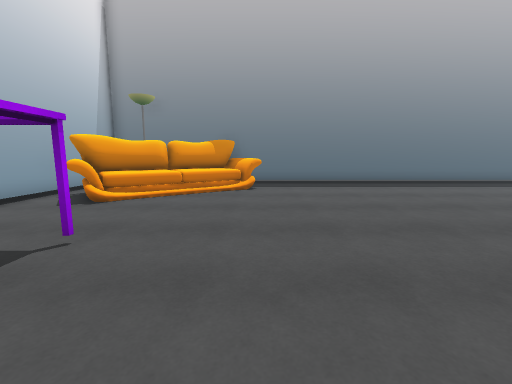
view 1 (above)

16 first-person views from a walk through a scene from a Unity 3-D project. The camera is 1.3 m above the floor, tilts 8° down and sees 90° across. The floor is counted in squares, 1 m on a side. Each view is taken from the middle of a square. On the plan, view 1 faces up. The plan holds only what a view shows up to about 13 squares ahead; the rest is blank. The place goes on beyond the plan. Some animated figures are not drawn.

view 2
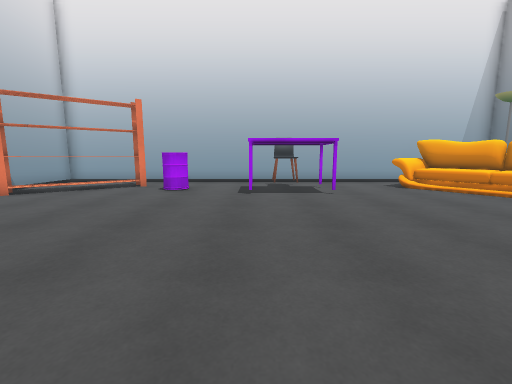

view 3
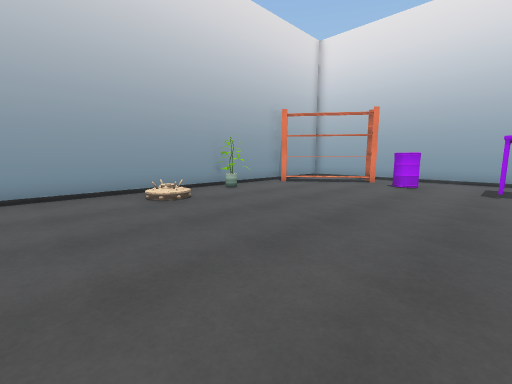

view 4
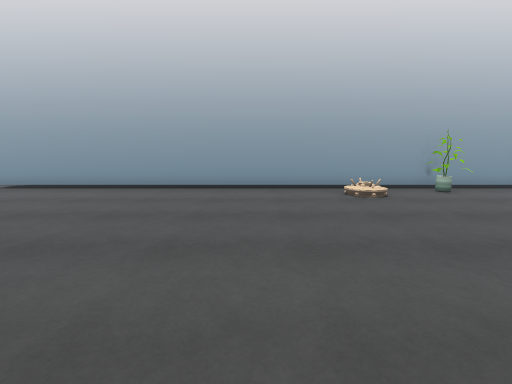

view 5
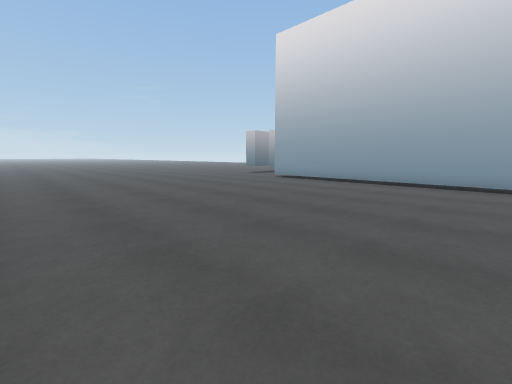

view 6
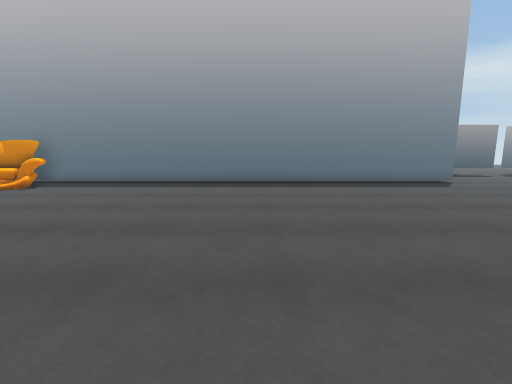

view 7
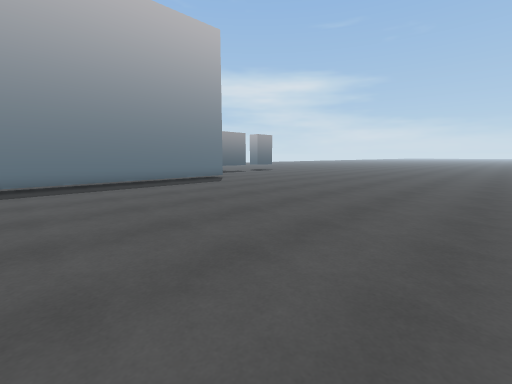

view 8
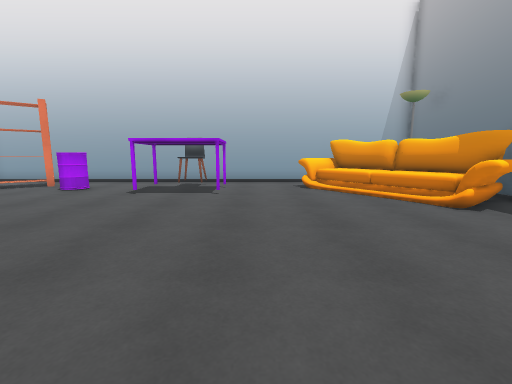

view 9
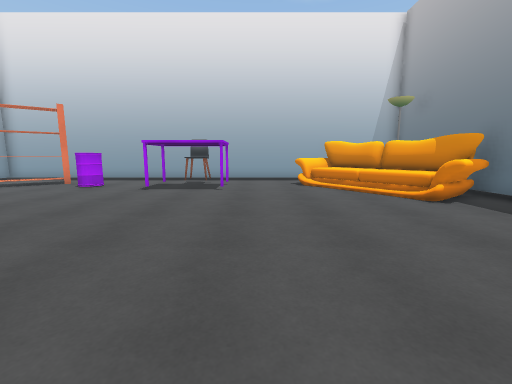

view 10
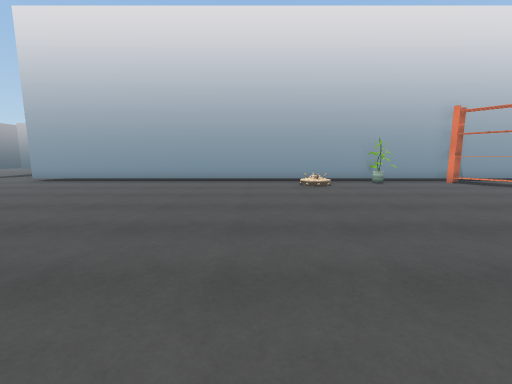

view 11
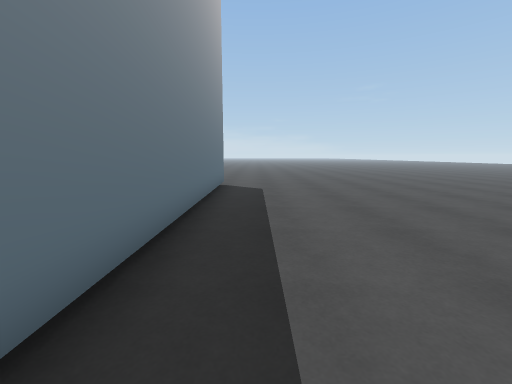

view 12
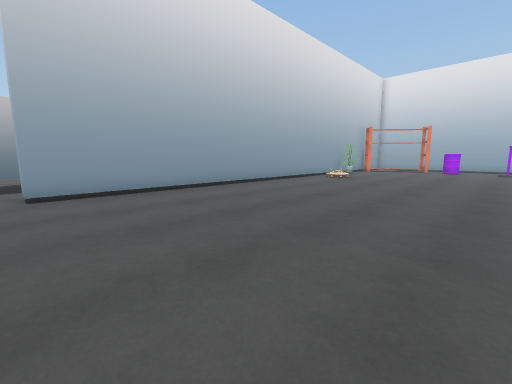

view 13
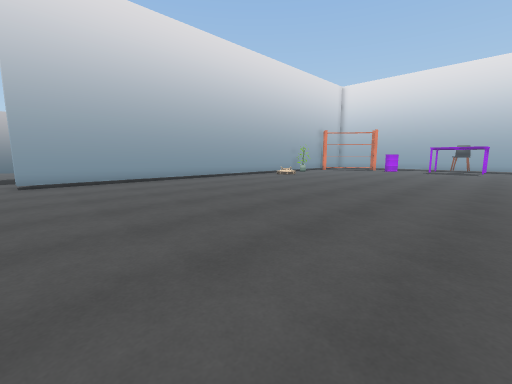

view 14
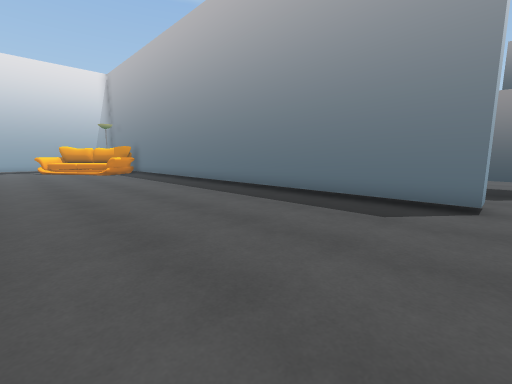

view 15
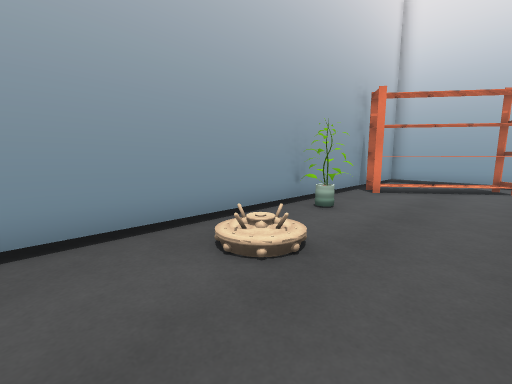

view 16
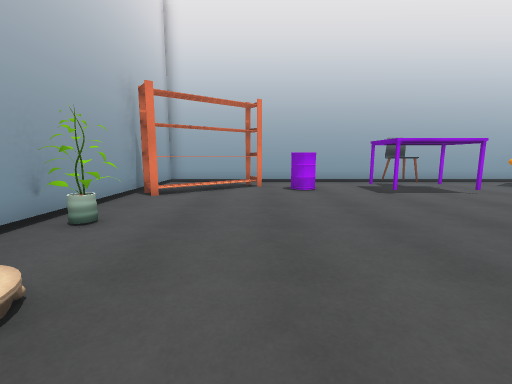

### Floor plan
Points are (right, up) in squares from view 1. A wall is a line through its corners. A room is listed if a view was taken in it or the views show most of it. See-through windows are left out.
Room 1 (views 1, 2, 3, 4, 5, 6, 7, 8, 9, 10, 11, 12, 13, 14, 15, 16)
walls: (0.2, 10.6) (-0.3, 10.1) (-1.5, 11.7); (0.1, 10.7) (-0.4, 10.3); (0.1, 10.7) (-0.4, 10.3); (-1.2, 11.4) (-3.1, 10.1); (-4.5, 7) (-4.9, 6.7); (-2.9, 10.2) (-3.4, 10.1); (-1.1, 12) (-1.2, 11.5); (-0.9, 12.2) (0.2, 10.5) (-0.1, 9.9); (-3.5, 9.8) (-5.3, 8.6); (-1.5, 12.2) (-0.1, 10.2) (-0.3, 10.1); (-3.4, 10.6) (-3.9, 10.2); (-5.7, 8.8) (-4.6, 7.2) (-5.1, 6.9); (-6.8, 10.1) (-6.8, -8.2) (18.6, -8.2) (18.6, -9.2); (18.6, 13.5) (18.6, 12.5) (-2, 12.5)
low walls: (-0.1, 10.4) (0, 9.9); (-0.5, 10.2) (-3.1, 8.4); (-3.4, 8.2) (-4.1, 7.7)
ways out: opening at (19, -8.5); opening at (19, 13)
objects: shelf (-6, -7) to (-3, -4); chair (-6, 2) to (-5, 3); table (-5, 1); table (-5, 4); other object (-4, -3) to (-4, -2); table (-3, 1); table (-3, 4); plant (1, -7)

Where each view was taken, in squares from view 1:
view 1: 0 up, 0 right, facing up
view 2: 1 up, 6 right, facing left
view 3: 1 up, 8 right, facing down-left
view 4: 2 up, 8 right, facing down
view 5: 4 up, 8 right, facing down-right
view 6: 0 up, 9 right, facing up
view 7: 0 up, 9 right, facing up-right
view 8: 5 up, 6 right, facing left
view 9: 5 up, 7 right, facing left
view 10: 5 up, 7 right, facing down
view 11: 11 up, 7 right, facing right
view 12: 1 up, 19 right, facing down-left
view 13: 5 up, 19 right, facing down-left
view 14: 5 up, 19 right, facing up-left
view 15: 4 down, 7 right, facing down-left
view 16: 4 down, 6 right, facing left
